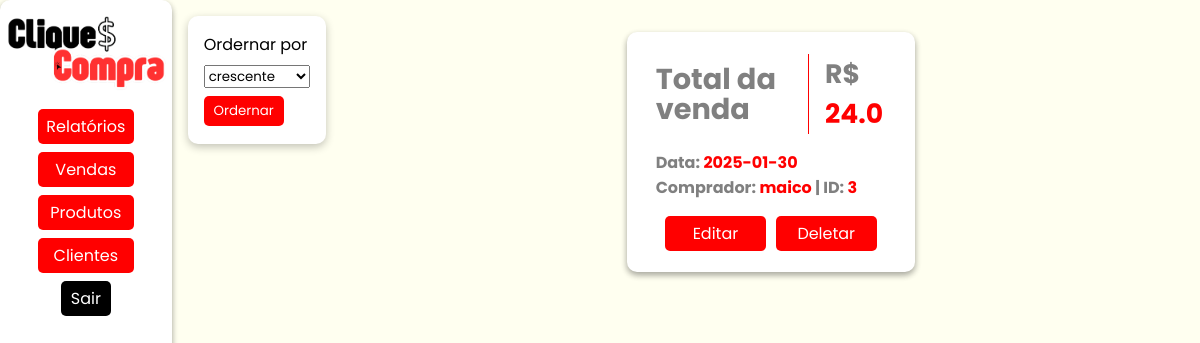
Page /vendas/ (signed in) on the earlier database version.
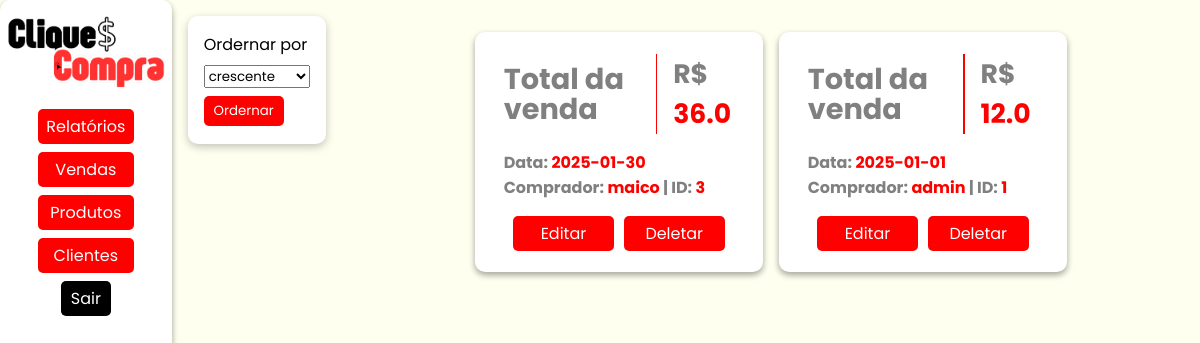
Same page on the later database version.
### models/vendas.py (models this page shows, shortened)
class Venda(Base):
    __tablename__ = 'tb_vendas'
    ven_id: Mapped[int] = mapped_column(primary_key=True, autoincrement=True)
    ven_data: Mapped[str] = mapped_column(nullable=False)
    ven_total: Mapped[float] = mapped_column(nullable=False)
    ven_cli_id: Mapped[int] = mapped_column(ForeignKey('tb_clientes.cli_id'))
    clientes: Mapped[List["Cliente"]] = relationship("Cliente", back_populates='vendas')

### models/clientes.py (models this page shows, shortened)
class Cliente(Base, UserMixin):
    __tablename__ = 'tb_clientes'
    cli_id:Mapped[int] = mapped_column(primary_key = True, autoincrement=True)
    cli_nome:Mapped[str] = mapped_column(nullable=False)
    cli_email:Mapped[str] = mapped_column(unique = True, nullable=False)
    cli_telefone:Mapped[str] = mapped_column(nullable=False)
    cli_endereco:Mapped[str] = mapped_column(nullable=False)
    cli_senha:Mapped[str] = mapped_column(nullable=False)
    cli_tipo:Mapped[str] = mapped_column(nullable=False)
    vendas: Mapped[list["Venda"]] = relationship("Venda", back_populates="clientes", cascade="all, delete-orphan")
    @classmethod
    def find(cls, **kwargs):
        if 'email' in kwargs:
            return session.query(cls).filter_by(cli_email=kwargs['email']).first() #SELECT * FROM tb_clientes WHERE cli_email = email
        elif 'id' in kwargs:
            return session.query(cls).filter_by(cli_id=kwargs['id']).first() #SELECT * FROM tb_clientes WHERE cli_id = id
        else:
            raise AttributeError('A busca deve ser feita por email ou id.')
    @classmethod
    def all(cls, ordem = "crescente"):
        if ordem == "crescente":
            direcao = "ASC"
        elif ordem == "decrescente":
            direcao = "DESC"
        sql = text(f"SELECT * FROM tb_clientes ORDER BY cli_nome {direcao}")
        clientes = session.execute(sql).fetchall()
        return clientes

### controllers/vendas.py (the view)
@venda_bp.route('/', methods=['POST', 'GET'])
@login_required
@role_required("admin")
def view():
    if request.method == 'POST':
        ordem = request.form['ordem']
        vendas = Venda.all(ordem=ordem)
    elif request.method == 'GET':
        sql = text(f"SELECT * FROM tb_vendas JOIN tb_clientes ON ven_cli_id = cli_id")
        vendas = session.execute(sql)
    return render_template('vendas/view.html', vendas = vendas)

### controllers/clientes.py (called while the page is built)
@login_manager.user_loader
def load_user(user_id):
    return Cliente.find(id=user_id)

### templates/vendas/view.html (shortened to what this page needs)
{% extends "model.html" %}
{% block head_extras %}
<link rel="stylesheet" href="{{ url_for('static', filename='style/model.css') }}">
<link rel="stylesheet" href="{{ url_for('static', filename='style/itens.css') }}">
{% endblock %}
{% block content %}
<nav>
    <img src="../../static/assets/cliqueconta.png" alt="Logo do CliqueCompra">
    <div class="links">
        <div class="dropdown">
            <button class="dropdown-button" onclick="toggleDropdown('relatorios-menu')">Relatórios</button>
        </div>
        <div class="dropdown">
            <button class="dropdown-button" onclick="toggleDropdown('vendas-menu')">Vendas</button>
        </div>
        <div class="dropdown">
            <button class="dropdown-button" onclick="toggleDropdown('produtos-menu')">Produtos</button>
        </div>
        <div class="dropdown">
            <button class="dropdown-button" onclick="toggleDropdown('clientes-menu')">Clientes</button>
        </div>
        <a class='sair' href="{{url_for('cliente.logout')}}">Sair</a>
    </div>
</nav>
<div class="filtro">
    <span>Ordernar por</span>
    <form action="{{url_for('venda.view')}}" method="post">
        <select name="ordem" id="filtro-cli">
            <option value="crescente">crescente</option>
        </select>
        <button type="submit">Ordernar</button>
    </form>
</div>
<div id="produto">
    <ol class="itens">
        {%if vendas%}
            {% for venda in vendas %}
                <li class="item venda">
                    <div class="p-e venda">
                        <h2 id="tit_total">Total da venda</h2>
                        <h2 id="preco"><span style="color: gray;">R$ </span>{{venda.ven_total}}</h2>
                    </div>
                    <div class="dados">
                        <h2>Data: <span style="color: red;">{{venda.ven_data}}</span></h2>
                        <h2>Comprador: <span style="color: red;">{{venda.cli_nome}}</span> | ID: <span style="color: red;">{{venda.cli_id}}</span></h2>
                    </div>
                    <div class="links-p">
                        <a href="{{url_for('venda.edit', venda_id=venda.ven_id)}}">Editar</a>
                        <a href="#" onclick="return confirmarDeletar('{{url_for('venda.remove', venda_id=venda.ven_id)}}')">Deletar</a>
                    </div>
                </li>
            {% endfor %}
        {%else%}
            <h1>Nada foi vendido ainda :(</h1>
        {%endif%}
    </ol>
</div>
{% endblock %}

### templates/model.html (shortened to what this page needs)
<!DOCTYPE html>
<html lang="en">
<head>
    {% block head_extras %}
    {% endblock %}
</head>
<body>
    {% block content %}{% endblock %}
</body>
</html>

### static/style/model.css (style rules this page uses)
* { padding: 0; margin: 0; box-sizing: border-box; font-family: "Poppins", serif; }
body { display: flex; min-width: 100vw; height: 100%; background-color: #FFFFF0; }
.dropdown { width: 100%; display: flex; flex-direction: column; align-items: center; justify-content: center; }

Differences in the rows shown:
changed Venda "maico": ven_total "24.0" → "36.0"
added Venda: ven_total "12.0", ven_data "2025-01-01", cli_nome "admin", cli_id "1"
